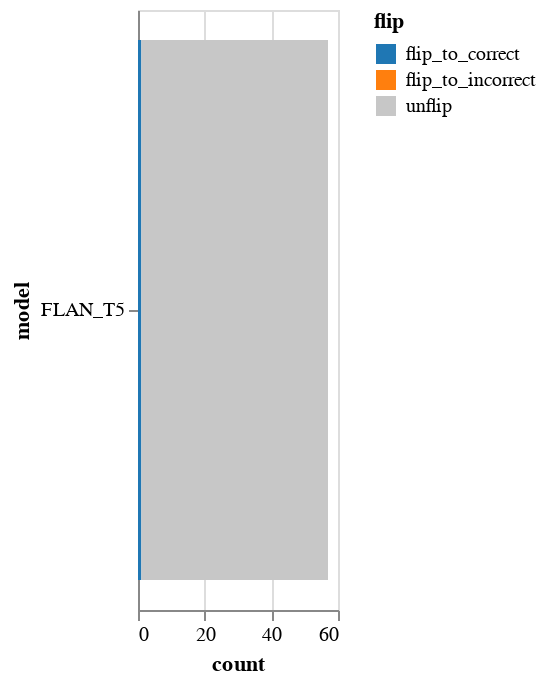

Notebook code for this chart:
### Code cell
rewrite.visualize_models(models=["FLAN_T5"])

### Figure 1 — Vega-Lite specification as saved in the notebook (floating-point values rounded to 4 significant figures)
{"$schema": "https://vega.github.io/schema/vega-lite/v3.2.1.json", "config": {"mark": {"tooltip": null}, "view": {"height": 300, "width": 400}}, "data": {"name": "data-a1e7190047fc7b545018c4aa7457126a"}, "datasets": {"data-a1e7190047fc7b545018c4aa7457126a": [{"count": 1, "flip": "flip_to_correct", "model": "FLAN_T5"}, {"count": 0, "flip": "flip_to_incorrect", "model": "FLAN_T5"}, {"count": 56, "flip": "unflip", "model": "FLAN_T5"}]}, "encoding": {"color": {"field": "flip", "scale": {"domain": ["flip_to_correct", "flip_to_incorrect", "unflip"], "range": ["#1f77b4", "#ff7f0e", "#c7c7c7"]}, "type": "nominal"}, "tooltip": [{"field": "model", "type": "nominal"}, {"field": "count", "type": "quantitative"}, {"field": "correctness", "type": "nominal"}], "x": {"field": "count", "stack": "zero", "type": "quantitative"}, "y": {"field": "model", "type": "nominal"}}, "mark": "bar", "width": 100}
